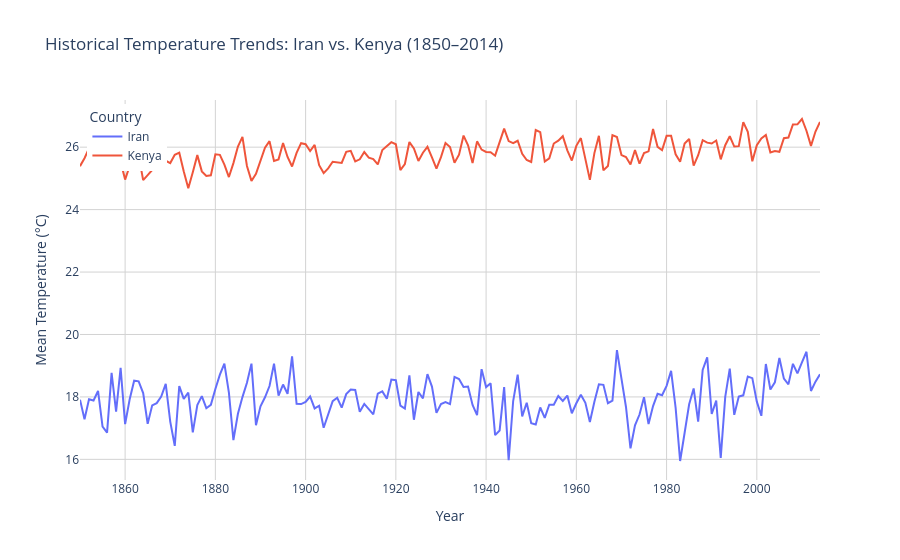

Notebook cell for this chart:
### Code cell
import plotly.express as px

# 1. Filter the dataset down to just the two countries of interest
# (Ensure your DataFrame is named 'df')
df_filtered = df[df['country'].isin(['Iran', 'Kenya'])].sort_values(by='year')

# 2. Create the line graph for temperature
fig = px.line(
    df_filtered, 
    x="year", 
    y="mean_temp_C", 
    color="country",
    hover_data=["climate_zone", "mean_pr_mm_day", "mean_spi"],
    labels={
        "year": "Year",
        "mean_temp_C": "Mean Temperature (°C)",
        "country": "Country"
    },
    title="Historical Temperature Trends: Iran vs. Kenya (1850–2014)"
)

# 3. Enhance styling for a cleaner look
fig.update_traces(line=dict(width=2))
fig.update_layout(
    template="plotly_white",
    xaxis=dict(showgrid=True, gridcolor='lightgray'),
    yaxis=dict(showgrid=True, gridcolor='lightgray'),
    legend=dict(yanchor="top", y=0.99, xanchor="left", x=0.01)
)

# 4. Display the chart
fig.show()

### Figure 1 — Plotly figure (JSON) as saved in the notebook; plotly's stock layout.template omitted (floating-point values rounded to 4 significant figures; data arrays with more than 128 entries replaced by an {"elided": "..."} marker saying what was removed)
{"data": [{"customdata": {"elided": "165x3 mixed values"}, "hovertemplate": "Country=Iran<br>Year=%{x}<br>Mean Temperature (°C)=%{y}<br>climate_zone=%{customdata[0]}<br>mean_pr_mm_day=%{customdata[1]}<br>mean_spi=%{customdata[2]}<extra></extra>", "legendgroup": "Iran", "line": {"color": "#636efa", "dash": "solid", "width": 2}, "marker": {"symbol": "circle"}, "mode": "lines", "name": "Iran", "orientation": "v", "showlegend": true, "type": "scatter", "x": {"elided": "165 int values"}, "xaxis": "x", "y": {"elided": "165 float values"}, "yaxis": "y"}, {"customdata": {"elided": "165x3 mixed values"}, "hovertemplate": "Country=Kenya<br>Year=%{x}<br>Mean Temperature (°C)=%{y}<br>climate_zone=%{customdata[0]}<br>mean_pr_mm_day=%{customdata[1]}<br>mean_spi=%{customdata[2]}<extra></extra>", "legendgroup": "Kenya", "line": {"color": "#EF553B", "dash": "solid", "width": 2}, "marker": {"symbol": "circle"}, "mode": "lines", "name": "Kenya", "orientation": "v", "showlegend": true, "type": "scatter", "x": {"elided": "165 int values"}, "xaxis": "x", "y": {"elided": "165 float values"}, "yaxis": "y"}], "layout": {"legend": {"title": {"text": "Country"}, "tracegroupgap": 0, "x": 0.01, "xanchor": "left", "y": 0.99, "yanchor": "top"}, "title": {"text": "Historical Temperature Trends: Iran vs. Kenya (1850–2014)"}, "xaxis": {"anchor": "y", "domain": [0, 1], "gridcolor": "lightgray", "showgrid": true, "title": {"text": "Year"}}, "yaxis": {"anchor": "x", "domain": [0, 1], "gridcolor": "lightgray", "showgrid": true, "title": {"text": "Mean Temperature (°C)"}}}}
